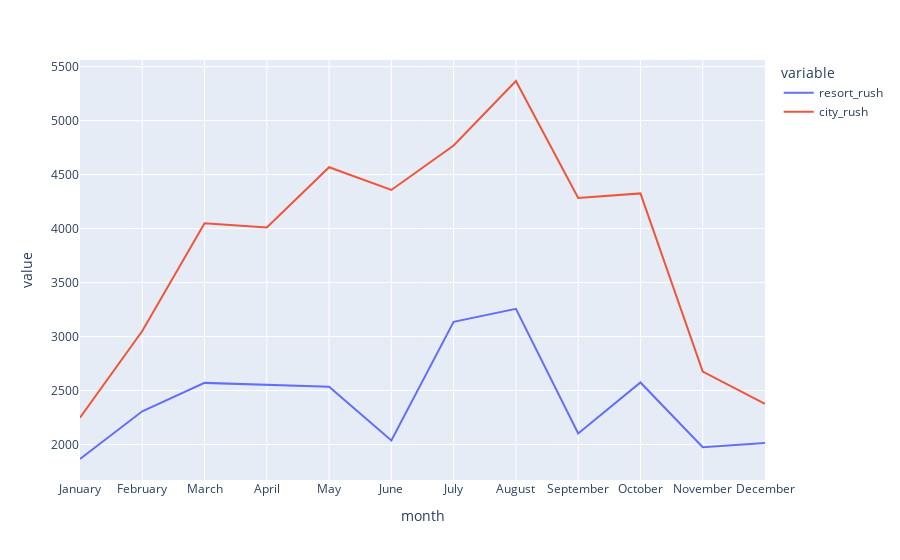

Notebook code for this chart:
### Code cell
px.line(data_frame=rush_final,x='month',y=['resort_rush','city_rush'])

### Figure 1 — Plotly figure (JSON) as saved in the notebook; plotly's stock layout.template omitted (floating-point values rounded to 4 significant figures)
{"data": [{"hovertemplate": "variable=resort_rush<br>month=%{x}<br>value=%{y}<extra></extra>", "legendgroup": "resort_rush", "line": {"color": "#636efa", "dash": "solid"}, "marker": {"symbol": "circle"}, "mode": "lines", "name": "resort_rush", "orientation": "v", "showlegend": true, "type": "scatter", "x": ["January", "February", "March", "April", "May", "June", "July", "August", "September", "October", "November", "December"], "xaxis": "x", "y": [1866, 2308, 2571, 2550, 2535, 2037, 3137, 3257, 2102, 2575, 1975, 2014], "yaxis": "y"}, {"hovertemplate": "variable=city_rush<br>month=%{x}<br>value=%{y}<extra></extra>", "legendgroup": "city_rush", "line": {"color": "#EF553B", "dash": "solid"}, "marker": {"symbol": "circle"}, "mode": "lines", "name": "city_rush", "orientation": "v", "showlegend": true, "type": "scatter", "x": ["January", "February", "March", "April", "May", "June", "July", "August", "September", "October", "November", "December"], "xaxis": "x", "y": [2249, 3051, 4049, 4010, 4568, 4358, 4770, 5367, 4283, 4326, 2676, 2377], "yaxis": "y"}], "layout": {"autosize": true, "legend": {"title": {"text": "variable"}, "tracegroupgap": 0}, "margin": {"t": 60}, "xaxis": {"anchor": "y", "autorange": true, "domain": [0, 1], "range": [0, 11], "title": {"text": "month"}, "type": "category"}, "yaxis": {"anchor": "x", "autorange": true, "domain": [0, 1], "range": [1672.0, 5562.0], "title": {"text": "value"}, "type": "linear"}}}
